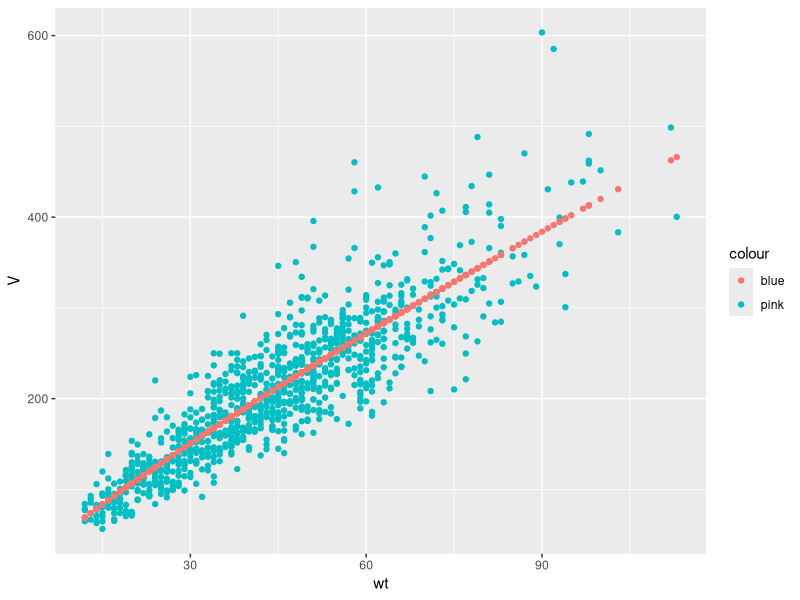
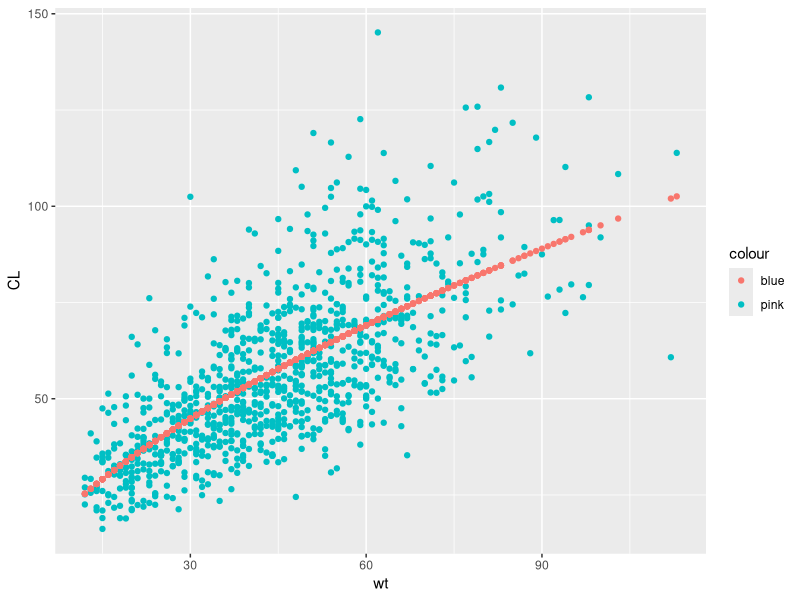
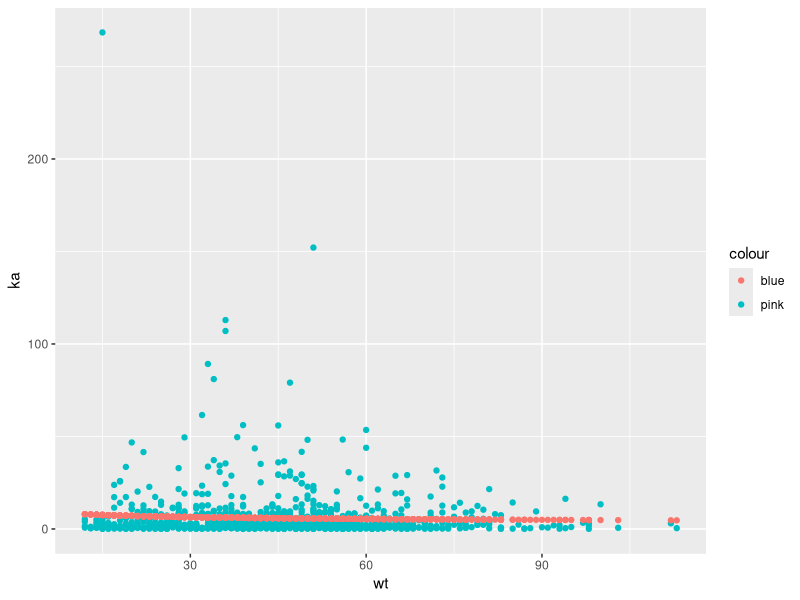
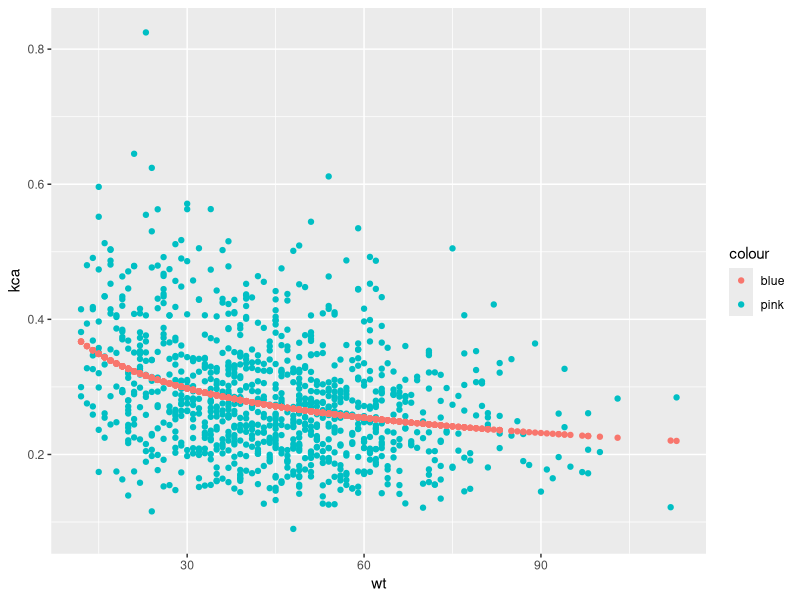
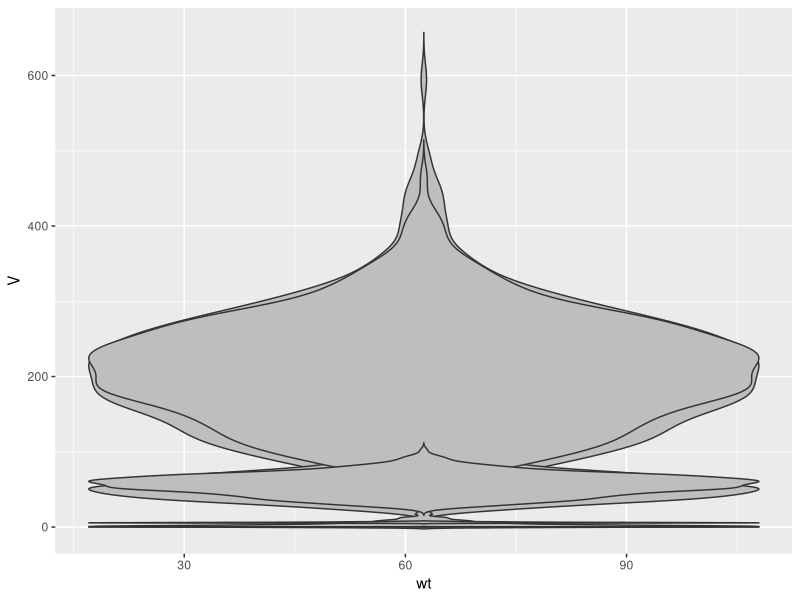
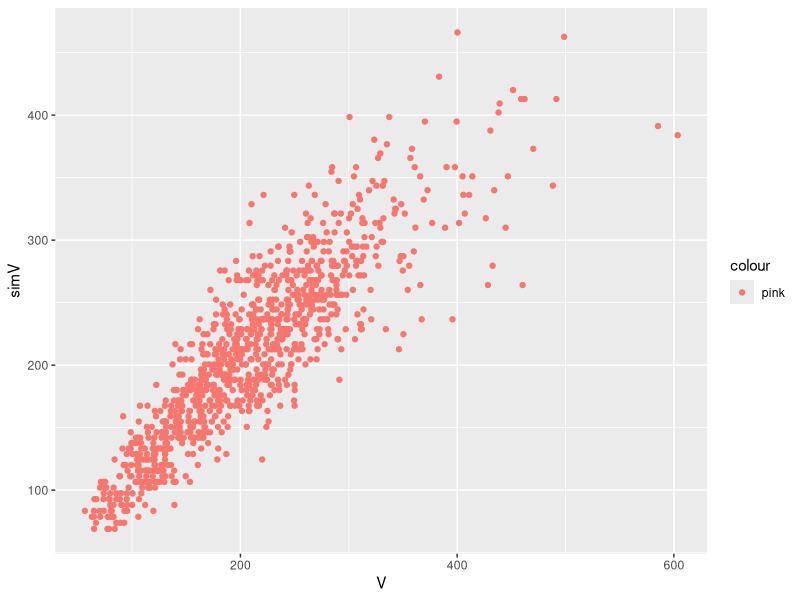
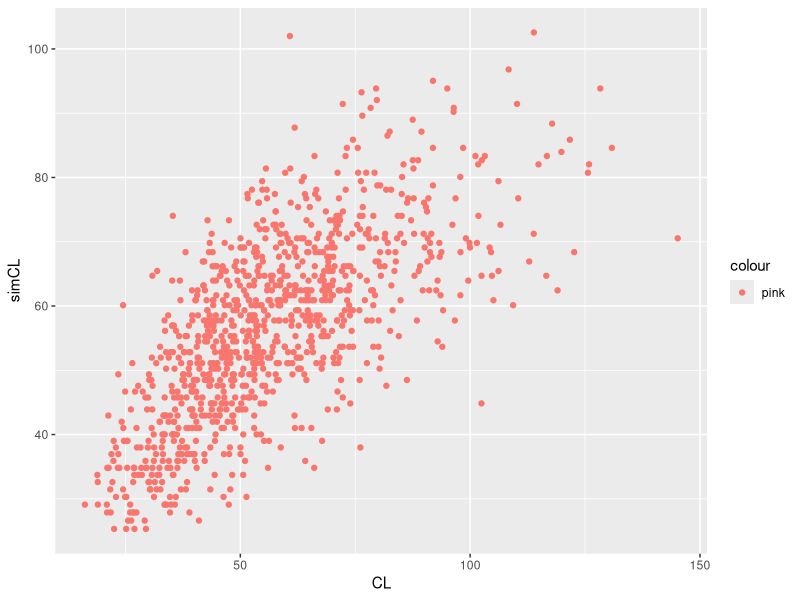
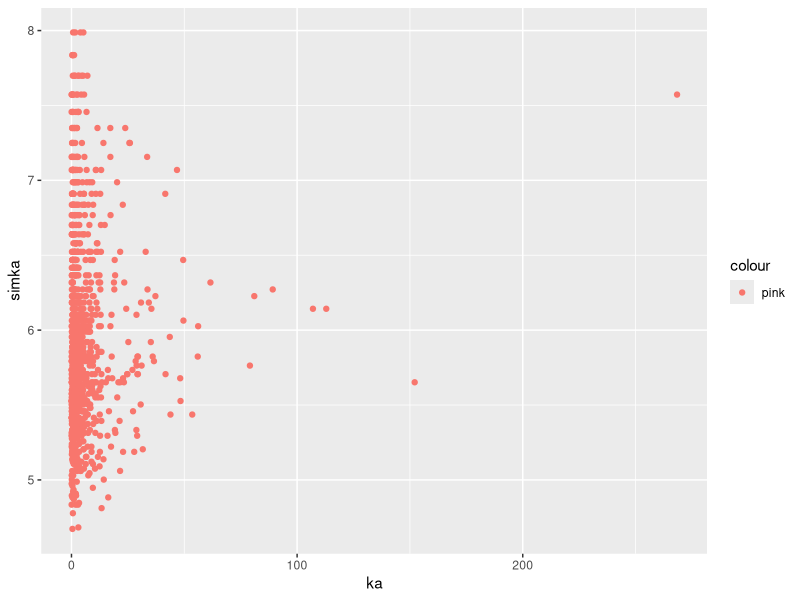

Here is the R script that generated these plots, in order:
setwd(Sys.getenv("PWD"))
library(ggplot2)

TapData = read.csv(
  'TapData_mat.txt',
  header=FALSE,
  col.names=c('wt', 'V', 'CL', 'ka')
)
TapData$kca = TapData$CL / TapData$V

param_allo = read.csv(
  'allometry_parameters.txt',
  header=FALSE,
  col.names=c('COEFF', 'EXP')
)
sim_param = matrix(0, length(TapData$wt), 3)
for (i in 1:3) {
  sim_param[ , i] = param_allo[i, ]$COEFF * (TapData$wt / 45)^param_allo[i, ]$EXP
}

TapData$simV  = sim_param[, 1]
TapData$simCL = sim_param[, 2]
TapData$simka = sim_param[, 3]
TapData$simkca = TapData$simCL / TapData$simV

headers = c('wt', 'V', 'CL', 'ka', 'kca', 'simV', 'simCL', 'simka', 'simkca')

for (i in 2:5) {
  p = ggplot() + geom_point(data=TapData, aes(x=wt, y=!!sym(headers[i]), color='pink')) +
    geom_point(data=TapData, aes(x=wt, y=!!sym(headers[i + 4]), color='blue'))
  print(p)
}

p = ggplot(data=TapData)
for (i in 2:9) {
  p = p + geom_violin(aes(x=wt, y=!!sym(headers[i])),
                      trim=FALSE, fill='gray')
}
print(p)
for (i in 2:5) {
  p = ggplot() + geom_point(data=TapData, aes(x=!!sym(headers[i]), y=!!sym(headers[i+4]), color='pink'))
  print(p)
}